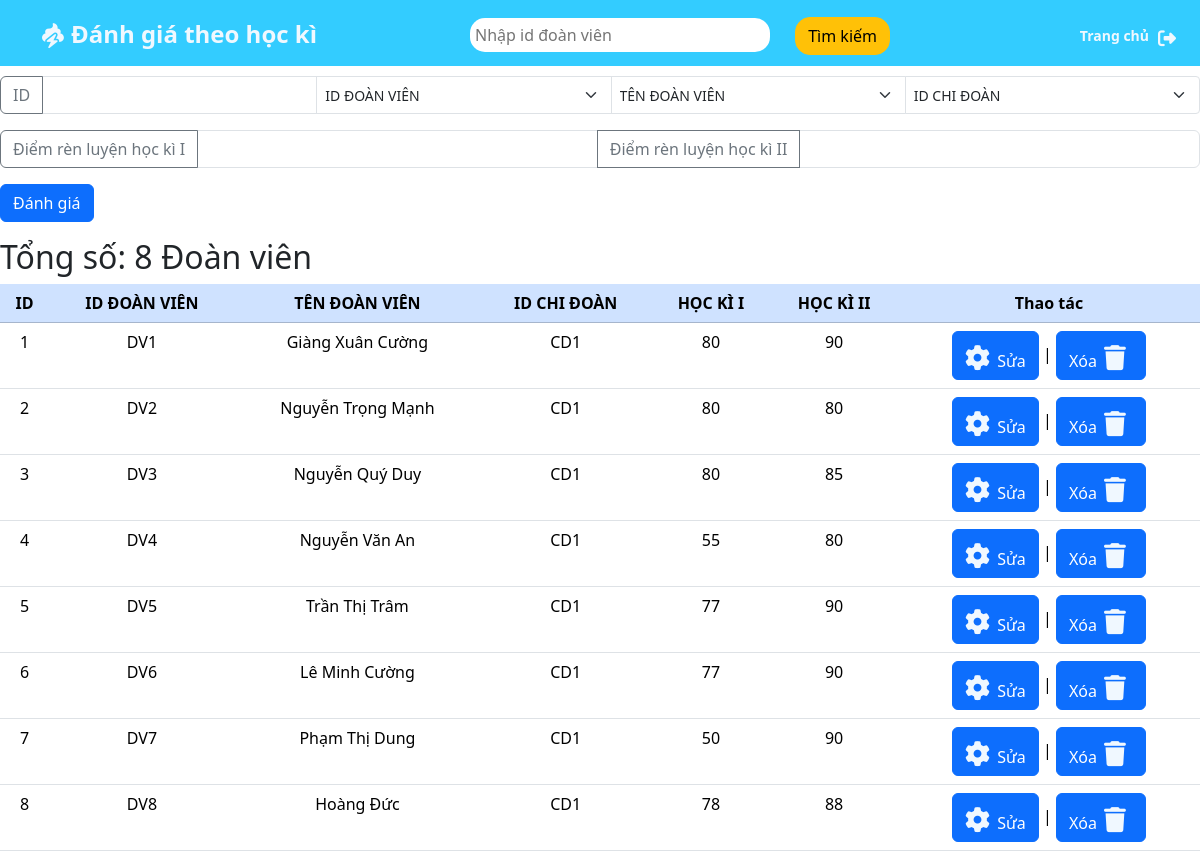
The app's page /php/dgtheohk.php with its own data.
### tables this page shows
CREATE TABLE `dgtheohk` (
  `id` varchar(100) NOT NULL,
  `iddv` varchar(100) NOT NULL,
  `tendoanvien` varchar(250) NOT NULL,
  `idchidoan` varchar(200) NOT NULL,
  `hocki1` varchar(100) NOT NULL,
  `hocki2` varchar(100) NOT NULL
);

### php/dgtheohk.php (the view, shortened to what this page needs)
<?php
$servername = "localhost:3306";
$username = "root";
$password = "";
$dbname = "btlphp";
$conn = new mysqli($servername, $username, $password, $dbname);
$sql = "SELECT *FROM dgtheohk";
$resuilt = $conn->query($sql);
?>
<!DOCTYPE html>
<html lang="en">
<head>
    <link rel="stylesheet" href="https://cdn.jsdelivr.net/npm/swiper@8/swiper-bundle.min.css"/>
    <link rel="stylesheet" href="https://cdnjs.cloudflare.com/ajax/libs/font-awesome/6.2.1/css/all.min.css">
    <link href="https://cdn.jsdelivr.net/npm/bootstrap@5.3.2/dist/css/bootstrap.min.css" rel="stylesheet">
    <link rel="stylesheet" href="../index/style.css">
</head>
<body>
    <header>
        <nav class="navbar" style="background-color: #33CCFF;">
            <div class="container" style="height: 50px; position: relative;">
                <a class="navbar-brand" href="#" style=" display: flex; position: absolute; top: 3px;">
                    <i class="fa-solid fa-poo-storm" style="color: aliceblue; margin-right: 7px; margin-top: 7px; font-size: 25px;"></i>
                    <p style="font-size: 24px; font-weight: 900; color: aliceblue;">Đánh giá theo học kì</p>
                </a>
                <form method="post">
                    <input type="text" placeholder="Nhập id đoàn viên" name="search_iddv" style="position:absolute; right: 400px; top:10px; width:300px; border-radius: 15px; padding: 5px; border:none; outline:none;">
                    <button class="btn btn-warning" name="btn" type="submit" name="btn" style="position:absolute; right: 280px; top:9px; border-radius: 15px">Tìm kiếm</button>
                </form>
                <a class="navbar-brand" href="../index/frmtrangchu.html" style="  display: flex; position: absolute; right: 5px; top: 2px;  margin-top: 10px; color: aliceblue;">
                    <p style="font-size: 14px; font-weight: bold;">Trang chủ</p>
                    <i class="fa-solid fa-right-from-bracket" style="position:absolute; right:-34px; top:2px; font-size: 18px;"></i>
                </a>
            </div>
        </nav>
    </header>
    <form action="../php/chucnang/them_dgtheohk.php" method="post">
        <div class="input-group mb-3" style="margin-top:10px;">
            <button class="btn btn-outline-secondary" type="button" id="button-addon1">ID</button>
            <input type="text" class="form-control" placeholder="" aria-label="Example text with button addon" aria-describedby="button-addon1" name="id">
            <select name="iddv" id="iddv" class="form-select form-select-sm" aria-label="Small select example">
                <option selected>ID ĐOÀN VIÊN</option>
            </select>
            <select name="tendoanvien" id="tendoanvien" class="form-select form-select-sm" aria-label="Small select example">
                <option selected>TÊN ĐOÀN VIÊN</option>
            </select>
            <select name="idchidoan" id="idchidoan" class="form-select form-select-sm" aria-label="Small select example">
                <option selected>ID CHI ĐOÀN</option>
            </select>
        </div>
        <div class="input-group mb-3" style="margin-top:10px;">
            <button class="btn btn-outline-secondary" type="button" id="button-addon1">Điểm rèn luyện học kì I</button>
            <input type="text" class="form-control" placeholder="" aria-label="Example text with button addon" aria-describedby="button-addon1" name="hocki1">
            <button class="btn btn-outline-secondary" type="button" id="button-addon1">Điểm rèn luyện học kì II</button>
            <input type="text" class="form-control" placeholder="" aria-label="Example text with button addon" aria-describedby="button-addon1" name="hocki2">
        </div>
        <button type="Submit" class="btn btn-primary">Đánh giá</button>
    </form>
    <h2>Tổng số: <?php echo $resuilt->num_rows?> Đoàn viên </h2>
    <table class="table text-center">
        <thead class="table-primary">
            <tr>
                <th scope="col">ID</th>
                <th scope="col">ID ĐOÀN VIÊN</th>
                <th scope="col">TÊN ĐOÀN VIÊN</th>
                <th scope="col">ID CHI ĐOÀN</th>
                <th scope="col">HỌC KÌ I</th>
                <th scope="col">HỌC KÌ II</th>
                <th scope="col">Thao tác</th>
            </tr>
        </thead>
        <?php while ($row = $resuilt->fetch_assoc()){?>
        <tbody>
            <tr>
                <td><?php echo $row['id']?></td>
                <td><?php echo $row['iddv']?></td>
                <td><?php echo $row['tendoanvien']?></td>
                <td><?php echo $row['idchidoan']?></td>
                <td><?php echo $row['hocki1']?></td>
                <td><?php echo $row['hocki2']?></td>
                <td>
                    <button class="btn btn-primary">
                        <i class="fa-solid fa-gear" style="margin-right: 3px;"></i>
                        <a style="text-decoration: none; color: white;" href="../php/chucnang/sua_dgtheohk.php?id=<?php echo $row["id"]?>">Sửa</a>
                    </button>
                    <span>|</span>
                    <button class="btn btn-primary">
                        <a onclick="return confirm('Xác nhận xóa đoàn viên này?');" style="text-decoration: none; color: white;" href="../php/chucnang/xoa_dgtheohk.php?id=<?php echo $row["id"]?>">Xóa</a>
                        <i class="fa-solid fa-trash" style="margin-left: 3px;"></i>
                    </button>
                </td>
            </tr>
        </tbody>
        <?php }?>
    </table>
</body>
</html>

### index/style.css (style rules this page uses)
.navbar { background-color: #33CCFF; }
.container { height: 50px; position: relative; }
.navbar-brand { display: flex; position: absolute; top: 3px; }
.fa-solid { color: aliceblue; margin-right: 7px; margin-top: 7px; font-size: 25px; }

### records on screen
dgtheohk: id "1", iddv "DV1", tendoanvien "Giàng Xuân Cường", idchidoan "CD1", hocki1 "80", hocki2 "90"
dgtheohk: id "2", iddv "DV2", tendoanvien "Nguyễn Trọng Mạnh", idchidoan "CD1", hocki1 "80", hocki2 "80"
dgtheohk: id "3", iddv "DV3", tendoanvien "Nguyễn Quý Duy", idchidoan "CD1", hocki1 "80", hocki2 "85"
dgtheohk: id "4", iddv "DV4", tendoanvien "Nguyễn Văn An", idchidoan "CD1", hocki1 "55", hocki2 "80"
dgtheohk: id "5", iddv "DV5", tendoanvien "Trần Thị Trâm", idchidoan "CD1", hocki1 "77", hocki2 "90"
dgtheohk: id "6", iddv "DV6", tendoanvien "Lê Minh Cường", idchidoan "CD1", hocki1 "77", hocki2 "90"
dgtheohk: id "7", iddv "DV7", tendoanvien "Phạm Thị Dung", idchidoan "CD1", hocki1 "50", hocki2 "90"
dgtheohk: id "8", iddv "DV8", tendoanvien "Hoàng Đức", idchidoan "CD1", hocki1 "78", hocki2 "88"

### other values on screen
$resuilt->num_rows "8"
